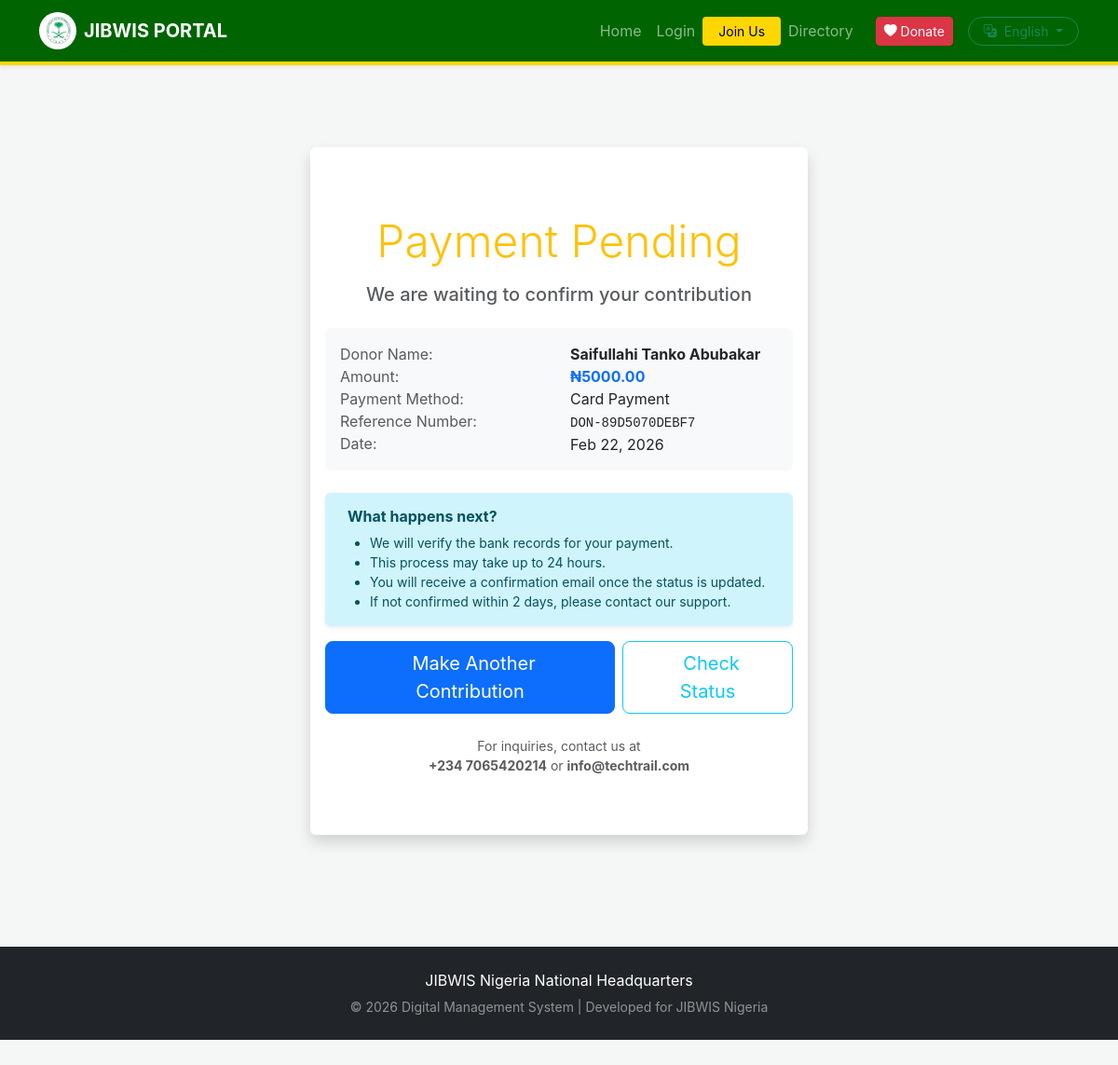
Page /donations/pending/DON-89D5070DEBF7/ on the committed database.
### donations/models.py (models this page shows, shortened)
class Donation(models.Model):
    PAYMENT_METHODS = (
        ('card', 'Card Payment'),
        ('transfer', 'Bank Transfer'),
    )
    STATUS_CHOICES = (
        ('pending', 'Pending'),
        ('processing', 'Processing'),
        ('completed', 'Completed'),
        ('failed', 'Failed'),
        ('cancelled', 'Cancelled'),
    )
    donor_name = models.CharField(max_length=255)
    donor_email = models.EmailField(blank=True, null=True)
    donor_phone = models.CharField(max_length=20)
    amount = models.DecimalField(max_digits=10, decimal_places=2)
    purpose = models.CharField(max_length=255, default='Zakka')
    notes = models.TextField(blank=True, null=True)
    payment_method = models.CharField(max_length=20, choices=PAYMENT_METHODS)
    status = models.CharField(max_length=20, choices=STATUS_CHOICES, default='pending')
    reference = models.CharField(max_length=100, unique=True)
    card_last_four = models.CharField(max_length=4, blank=True, null=True)
    card_type = models.CharField(max_length=50, blank=True, null=True)
    authorization_code = models.CharField(max_length=100, blank=True, null=True)
    bank_name = models.CharField(max_length=255, blank=True, null=True)
    account_number = models.CharField(max_length=50, blank=True, null=True)
    transfer_reference = models.CharField(max_length=100, blank=True, null=True)
    created_at = models.DateTimeField(auto_now_add=True)
    updated_at = models.DateTimeField(auto_now=True)
    completed_at = models.DateTimeField(blank=True, null=True)
    class Meta:
        ordering = ['-created_at']

### donations/views.py (the view)
# urls.py: path('pending/<str:reference>/', views.payment_pending, name='payment_pending'),
def payment_pending(request, reference):
    donation = get_object_or_404(Donation, reference=reference)
    return render(request, 'donations/payment_pending.html', {'donation': donation})

### templates/donations/payment_pending.html (shortened to what this page needs)
{% extends 'base.html' %}
{% load i18n %}
{% block content %}
<div class="container py-5">
    <div class="row justify-content-center">
        <div class="col-lg-6">
            <div class="card shadow border-0">
                <div class="card-body text-center py-5">
                    <h1 class="display-5 text-warning mb-3">{% trans "Payment Pending" %}</h1>
                    <h5 class="text-muted mb-4">{% trans "We are waiting to confirm your contribution" %}</h5>
                    <div class="card mb-4 bg-light border-0">
                        <div class="card-body">
                            <div class="row text-start">
                                <div class="col-6 text-muted">
                                    {% trans "Donor Name:" %}<br>
                                    {% trans "Amount:" %}<br>
                                    {% trans "Payment Method:" %}<br>
                                    {% trans "Reference Number:" %}<br>
                                    {% trans "Date:" %}
                                </div>
                                <div class="col-6">
                                    <strong>{{ donation.donor_name }}</strong><br>
                                    <span class="fw-bold text-primary">₦{{ donation.amount }}</span><br>
                                    {{ donation.get_payment_method_display }}<br>
                                    <code class="text-dark">{{ donation.reference }}</code><br>
                                    {{ donation.created_at|date:"M d, Y" }}
                                </div>
                            </div>
                        </div>
                    </div>
                    <div class="alert alert-info border-0 shadow-sm">
                        <h6 class="fw-bold text-start">{% trans "What happens next?" %}</h6>
                        <ul class="mb-0 text-start small">
                            <li>{% trans "We will verify the bank records for your payment." %}</li>
                            <li>{% trans "This process may take up to 24 hours." %}</li>
                            <li>{% trans "You will receive a confirmation email once the status is updated." %}</li>
                            <li>{% trans "If not confirmed within 2 days, please contact our support." %}</li>
                        </ul>
                    </div>
                    <div class="d-grid gap-2 d-md-flex justify-content-md-center">
                        <a href="{% url 'donation' %}" class="btn btn-primary btn-lg px-4">
                            {% trans "Make Another Contribution" %}
                        </a>
                        <a href="{% url 'payment_status' donation.reference %}" class="btn btn-outline-info btn-lg px-4">
                            {% trans "Check Status" %}
                        </a>
                    </div>
                    <div class="mt-4">
                        <p class="text-muted small">
                            {% trans "For inquiries, contact us at" %}<br>
                            <strong>+234 7065420214</strong> {% trans "or" %} <strong>info@techtrail.com</strong>
                        </p>
                    </div>
                </div>
            </div>
        </div>
    </div>
</div>
{% endblock %}

### templates/base.html (style rules this page uses)
:root { --jibwis-green: #006400; --jibwis-gold: #ffd700; }
body { background-color: #f4f7f6; font-family: 'Inter', sans-serif; padding-bottom: 50px; }

### rows in the picture
Donation: donor_name "Saifullahi Tanko Abubakar", amount "5000.00", payment_method "Card Payment", reference "DON-89D5070DEBF7", created_at "Feb 22, 2026"
